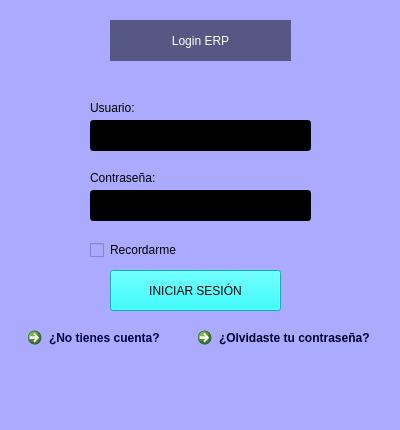
<?xml version="1.0" encoding="UTF-8"?>
<ui version="4.0">
 <class>MainWindow</class>
 <widget class="QMainWindow" name="MainWindow">
  <property name="geometry">
   <rect>
    <x>0</x>
    <y>0</y>
    <width>400</width>
    <height>430</height>
   </rect>
  </property>
  <property name="sizePolicy">
   <sizepolicy hsizetype="Fixed" vsizetype="Fixed">
    <horstretch>0</horstretch>
    <verstretch>0</verstretch>
   </sizepolicy>
  </property>
  <property name="minimumSize">
   <size>
    <width>400</width>
    <height>400</height>
   </size>
  </property>
  <property name="maximumSize">
   <size>
    <width>400</width>
    <height>430</height>
   </size>
  </property>
  <property name="cursor">
   <cursorShape>ArrowCursor</cursorShape>
  </property>
  <property name="mouseTracking">
   <bool>true</bool>
  </property>
  <property name="windowTitle">
   <string>Inicio de sesión</string>
  </property>
  <property name="autoFillBackground">
   <bool>false</bool>
  </property>
  <property name="styleSheet">
   <string notr="true">background-color: rgb(170, 170, 255);
</string>
  </property>
  <widget class="QWidget" name="centralwidget">
   <widget class="QLabel" name="label">
    <property name="geometry">
     <rect>
      <x>110</x>
      <y>20</y>
      <width>181</width>
      <height>41</height>
     </rect>
    </property>
    <property name="tabletTracking">
     <bool>false</bool>
    </property>
    <property name="styleSheet">
     <string notr="true">background-color: rgb(87, 87, 131);
color: rgb(255, 255, 255);
font: 700 14pt &quot;Segoe UI&quot;;
</string>
    </property>
    <property name="text">
     <string>Login ERP</string>
    </property>
    <property name="alignment">
     <set>Qt::AlignmentFlag::AlignCenter</set>
    </property>
   </widget>
   <widget class="QLineEdit" name="lineEdit">
    <property name="geometry">
     <rect>
      <x>90</x>
      <y>120</y>
      <width>221</width>
      <height>31</height>
     </rect>
    </property>
    <property name="cursor">
     <cursorShape>IBeamCursor</cursorShape>
    </property>
    <property name="styleSheet">
     <string notr="true">background-color: rgb(0, 0, 0);
color: rgb(85, 255, 255);
aling center;</string>
    </property>
    <property name="text">
     <string/>
    </property>
    <property name="alignment">
     <set>Qt::AlignmentFlag::AlignLeading|Qt::AlignmentFlag::AlignLeft|Qt::AlignmentFlag::AlignVCenter</set>
    </property>
   </widget>
   <widget class="QLineEdit" name="lineEdit_2">
    <property name="geometry">
     <rect>
      <x>90</x>
      <y>190</y>
      <width>221</width>
      <height>31</height>
     </rect>
    </property>
    <property name="cursor">
     <cursorShape>IBeamCursor</cursorShape>
    </property>
    <property name="styleSheet">
     <string notr="true">color: rgb(85, 255, 255);
background-color: rgb(0, 0, 0);
aling center;</string>
    </property>
    <property name="text">
     <string/>
    </property>
    <property name="echoMode">
     <enum>QLineEdit::EchoMode::Password</enum>
    </property>
    <property name="alignment">
     <set>Qt::AlignmentFlag::AlignLeading|Qt::AlignmentFlag::AlignLeft|Qt::AlignmentFlag::AlignVCenter</set>
    </property>
   </widget>
   <widget class="QPushButton" name="pushButton">
    <property name="geometry">
     <rect>
      <x>110</x>
      <y>270</y>
      <width>171</width>
      <height>41</height>
     </rect>
    </property>
    <property name="cursor">
     <cursorShape>PointingHandCursor</cursorShape>
    </property>
    <property name="styleSheet">
     <string notr="true">background-color: rgb(0, 255, 255);
color: rgb(0, 0, 0);
font: 700 8pt &quot;Segoe UI&quot;;
aling center;</string>
    </property>
    <property name="text">
     <string>INICIAR SESIÓN</string>
    </property>
   </widget>
   <widget class="QLabel" name="label_2">
    <property name="geometry">
     <rect>
      <x>90</x>
      <y>100</y>
      <width>71</width>
      <height>16</height>
     </rect>
    </property>
    <property name="styleSheet">
     <string notr="true">background-color: rgb(170, 170, 255);
font: 700 9pt &quot;Segoe UI&quot;;

color: rgb(0, 0, 0);</string>
    </property>
    <property name="text">
     <string>Usuario:</string>
    </property>
   </widget>
   <widget class="QLabel" name="label_3">
    <property name="geometry">
     <rect>
      <x>90</x>
      <y>170</y>
      <width>71</width>
      <height>16</height>
     </rect>
    </property>
    <property name="styleSheet">
     <string notr="true">color: rgb(0, 0, 0);
font: 700 9pt &quot;Segoe UI&quot;;
background-color: rgb(170, 170, 255)</string>
    </property>
    <property name="text">
     <string>Contraseña:</string>
    </property>
   </widget>
   <widget class="QCheckBox" name="checkBox">
    <property name="geometry">
     <rect>
      <x>90</x>
      <y>240</y>
      <width>181</width>
      <height>20</height>
     </rect>
    </property>
    <property name="cursor">
     <cursorShape>PointingHandCursor</cursorShape>
    </property>
    <property name="styleSheet">
     <string notr="true">font: 700 9pt &quot;Segoe UI&quot;;
background-color: rgb(170, 170, 255);
border-color: rgb(0, 0, 0);
color: rgb(0, 0, 0);</string>
    </property>
    <property name="text">
     <string>Recordarme</string>
    </property>
   </widget>
   <widget class="QCommandLinkButton" name="commandLinkButton">
    <property name="geometry">
     <rect>
      <x>20</x>
      <y>320</y>
      <width>151</width>
      <height>41</height>
     </rect>
    </property>
    <property name="cursor">
     <cursorShape>PointingHandCursor</cursorShape>
    </property>
    <property name="styleSheet">
     <string notr="true">background-color: rgb(170, 170, 255);
font: 700 9pt &quot;Segoe UI&quot;;
color: rgb(0, 0, 65);
border-color: rgb(0, 0, 0);</string>
    </property>
    <property name="text">
     <string>¿No tienes cuenta?</string>
    </property>
   </widget>
   <widget class="QCommandLinkButton" name="commandLinkButton_2">
    <property name="geometry">
     <rect>
      <x>190</x>
      <y>320</y>
      <width>191</width>
      <height>41</height>
     </rect>
    </property>
    <property name="cursor">
     <cursorShape>PointingHandCursor</cursorShape>
    </property>
    <property name="styleSheet">
     <string notr="true">background-color: rgb(170, 170, 255);
border-color: rgb(0, 0, 0);
font: 700 9pt &quot;Segoe UI&quot;;
color: rgb(0, 0, 47);</string>
    </property>
    <property name="text">
     <string>¿Olvidaste tu contraseña?</string>
    </property>
   </widget>
  </widget>
  <widget class="QMenuBar" name="menubar">
   <property name="geometry">
    <rect>
     <x>0</x>
     <y>0</y>
     <width>400</width>
     <height>33</height>
    </rect>
   </property>
  </widget>
  <widget class="QStatusBar" name="statusbar"/>
 </widget>
 <resources/>
 <connections/>
</ui>
